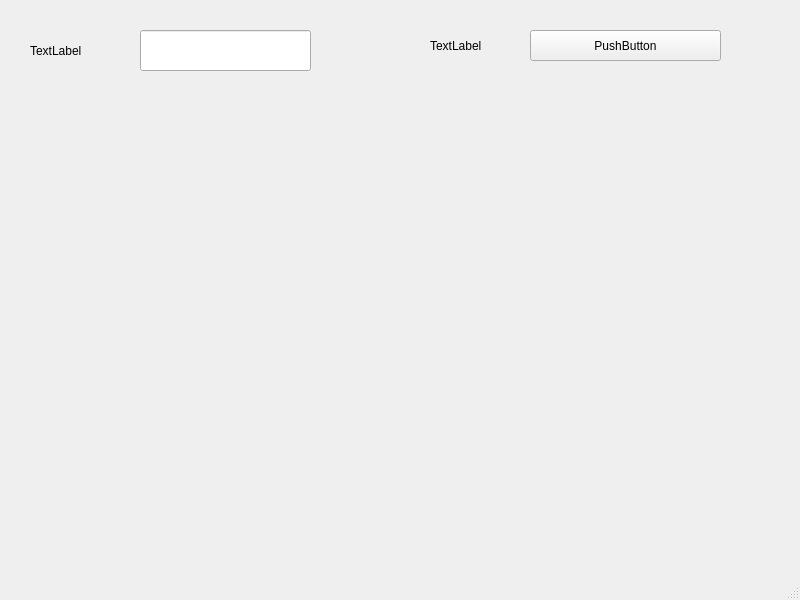
<?xml version="1.0" encoding="UTF-8"?>
<ui version="4.0">
 <class>MainWindow</class>
 <widget class="QMainWindow" name="MainWindow">
  <property name="geometry">
   <rect>
    <x>0</x>
    <y>0</y>
    <width>800</width>
    <height>600</height>
   </rect>
  </property>
  <property name="windowTitle">
   <string>MainWindow</string>
  </property>
  <widget class="QWidget" name="centralwidget">
   <widget class="QLineEdit" name="lineEdit">
    <property name="geometry">
     <rect>
      <x>140</x>
      <y>30</y>
      <width>171</width>
      <height>41</height>
     </rect>
    </property>
   </widget>
   <widget class="QLabel" name="label">
    <property name="geometry">
     <rect>
      <x>30</x>
      <y>40</y>
      <width>101</width>
      <height>21</height>
     </rect>
    </property>
    <property name="text">
     <string>TextLabel</string>
    </property>
   </widget>
   <widget class="QLabel" name="label_2">
    <property name="geometry">
     <rect>
      <x>430</x>
      <y>30</y>
      <width>91</width>
      <height>31</height>
     </rect>
    </property>
    <property name="text">
     <string>TextLabel</string>
    </property>
   </widget>
   <widget class="QPushButton" name="pushButton">
    <property name="geometry">
     <rect>
      <x>530</x>
      <y>30</y>
      <width>191</width>
      <height>31</height>
     </rect>
    </property>
    <property name="text">
     <string>PushButton</string>
    </property>
   </widget>
  </widget>
  <widget class="QMenuBar" name="menubar">
   <property name="geometry">
    <rect>
     <x>0</x>
     <y>0</y>
     <width>800</width>
     <height>24</height>
    </rect>
   </property>
  </widget>
  <widget class="QStatusBar" name="statusbar"/>
 </widget>
 <resources/>
 <connections/>
</ui>
